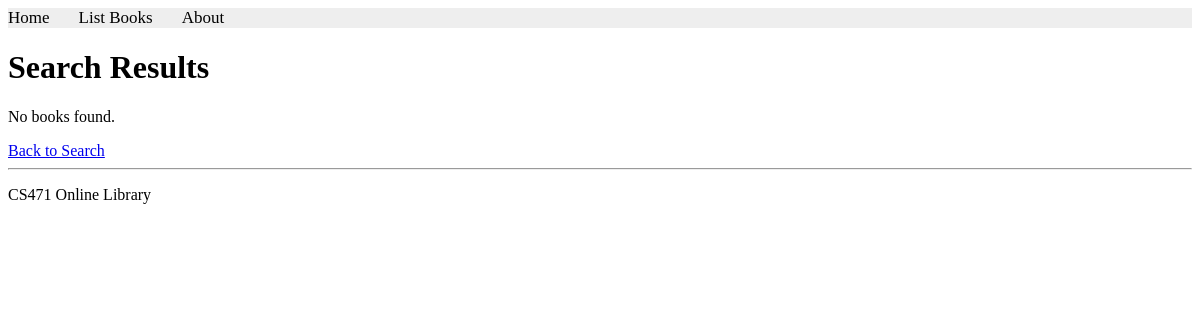
The app's page /books/lab8/task4, older data.
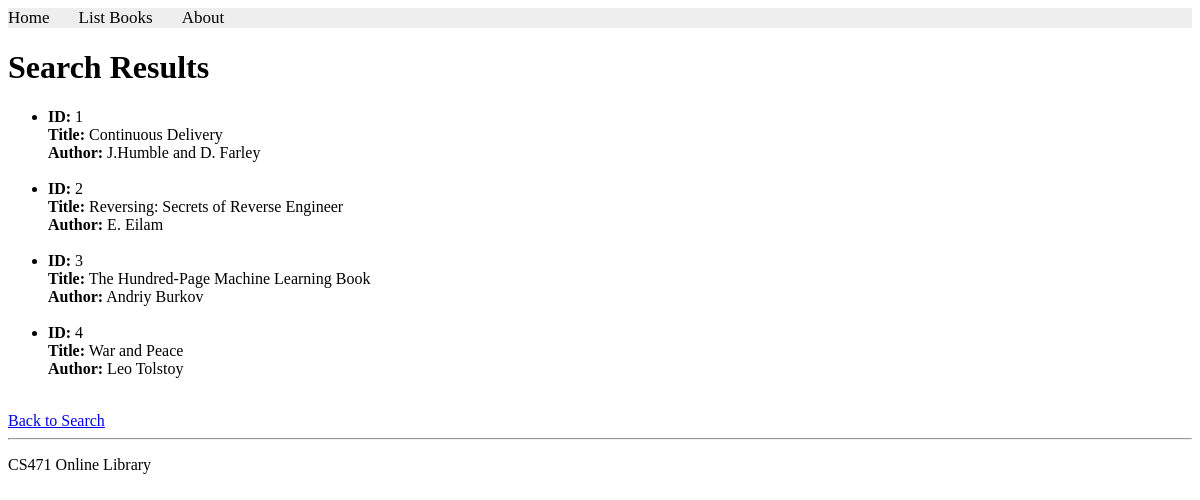
The same page, newer data.
### apps/bookmodule/models.py (models this page shows, shortened)
class Book(models.Model):
    title = models.CharField(max_length=50)
    author = models.CharField(max_length=50)
    price = models.FloatField(default=0.0)
    edition = models.SmallIntegerField(default=1)

### apps/bookmodule/views.py (the view)
# urls.py: path('lab8/task4', views.lab8_task4, name='books.lab8_task4'),
def lab8_task4(request):
    books = Book.objects.order_by('title')
    return render(request, 'bookmodule/bookList.html', {'books': books})

### apps/templates/bookmodule/bookList.html (shortened to what this page needs)
{% extends "layouts/base.html" %}
{% block content %}
<h1>Search Results</h1>
{% if books %}
    <ul>
        {% for book in books %}
            <li>
                <strong>ID:</strong> {{ book.id }}<br>
                <strong>Title:</strong> {{ book.title }}<br>
                <strong>Author:</strong> {{ book.author }}
            </li>
            <br>
        {% endfor %}
    </ul>
{% else %}
    <p>No books found.</p>
{% endif %}
<a href="{% url 'books.search' %}">Back to Search</a>
{% endblock content %}

### apps/templates/layouts/base.html (shortened to what this page needs)
<!DOCTYPE html>
<html>
{% load static %}
<head>
  <link rel="stylesheet" href="{% static 'styles.css' %}">
  <link rel="stylesheet" href="https://cdnjs.cloudflare.com/ajax/libs/font-awesome/4.7.0/css/font-awesome.min.css">
</head>
<body>
  {% include "includes/header.html" %}
  {% block content %}{% endblock content %}
  {% include "includes/footer.html" %}
</body>
</html>

### apps/templates/includes/header.html
{% with request.resolver_match.url_name as url_name %}
<div class="topnav">
  <a class="{% if url_name == 'books.index' %}active{% endif %}"
     href="{% url 'books.index' %}">Home</a>
  <a class="{% if url_name == 'books.list_books' %}active{% endif %}"
     href="{% url 'books.list_books' %}">List Books</a>
  <a class="{% if url_name == 'books.aboutus' %}active{% endif %}"
     href="{% url 'books.aboutus' %}">About</a>
</div>
{% endwith %}

### apps/templates/includes/footer.html
<hr>
<p>CS471 Online Library</p>

### apps/static/styles.css (style rules this page uses)
.topnav { background-color: #eeeeee; width: 100%; }
.topnav a { color: #000000; text-align: center; margin-right: 25px; text-decoration: none; font-size: 17px; }

Row changes from the older to the newer data that the page shows:
added Book: id "1", title "Continuous Delivery", author "J.Humble and D. Farley"
added Book: id "2", title "Reversing: Secrets of Reverse Engineer", author "E. Eilam"
added Book: id "3", title "The Hundred-Page Machine Learning Book", author "Andriy Burkov"
added Book: id "4", title "War and Peace", author "Leo Tolstoy"
Text that changed along with them:
text no longer shown: "No books found."
